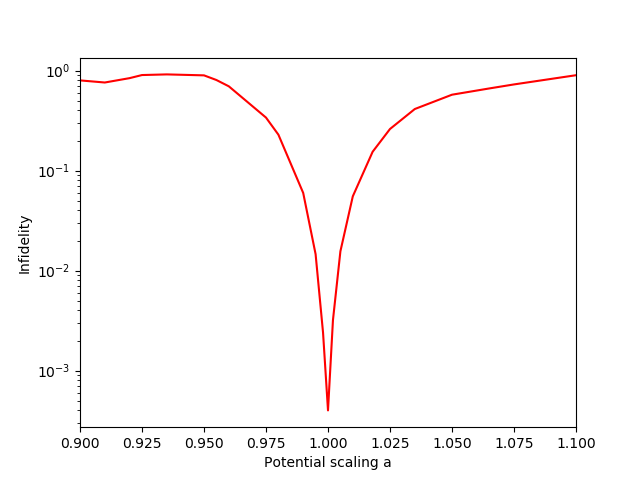

The script that saved this image:
import matplotlib.pyplot as plt
from fileReader import fileReader

alfa = []
F = []
alfa, F = fileReader("robustness_potential.txt", alfa, F, skiplines=2)

inF = [1] * len(F)
for i in range(len(F)):
    inF[i] -= F[i]

minb = alfa[0]
maxb = alfa[-1]
plt.plot(alfa,inF, 'r-')
plt.xlabel("Potential scaling a")
plt.ylabel("Infidelity")
plt.xlim(minb, maxb)
plt.yscale("log") # Log scale

filename = "robustness_potential"
plt.savefig(filename+".pdf")
plt.savefig(filename+".svg")
plt.savefig(filename+".png")

